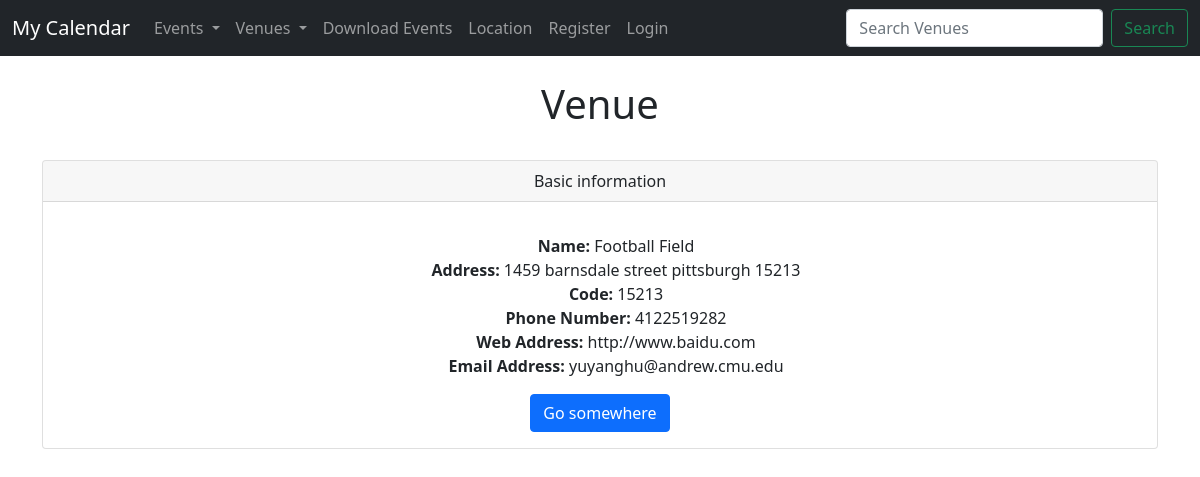
Page /show_venue/1 on the committed database.
### events/models.py (models this page shows, shortened)
class Venue(models.Model):
    name = models.CharField(max_length=120)
    address = models.CharField(max_length=360)
    zip_code = models.CharField(max_length=15)
    phone = models.CharField(max_length=25, blank=True)
    web = models.URLField(blank=True)
    email_address = models.EmailField(blank=True)

### events/views.py (the view)
# urls.py: path('show_venue/<venue_id>', views.show_venue, name="show-venue"),
def show_venue(request, venue_id):
    context = {}
    venue = Venue.objects.get(pk=venue_id)
    context = {
        "venue": venue
    }
    return render(request, 'events/show_venue.html', context)

### events/templates/events/show_venue.html
{% extends 'events/base.html' %}
{% block content %}
<center>
<h1> Venue </h1>
<br/>
<div class="card">
    <div class="card-header">
        Basic information
    </div>
    <div class="card-body">
      <p class="card-text">
        <ul>
            <strong>Name: </strong>{{venue.name}} <br/>
            <strong>Address: </strong>{{venue.address}}<br/>
            <strong>Code: </strong>{{venue.zip_code}}<br/>
            <strong>Phone Number: </strong>{{venue.phone}}<br/>
            <strong>Web Address: </strong>{{venue.web}}<br/>
            <strong>Email Address: </strong>{{venue.email_address}}<br/>
        </ul>
      </p>
      <a href="#" class="btn btn-primary">Go somewhere</a>
    </div>
</div>
</center>
{% endblock %}

### rows in the picture
Venue: name "Football Field", address "1459 barnsdale street pittsburgh 15213", zip_code "15213", phone "4122519282", web "http://www.baidu.com", email_address "yuyanghu@andrew.cmu.edu"
